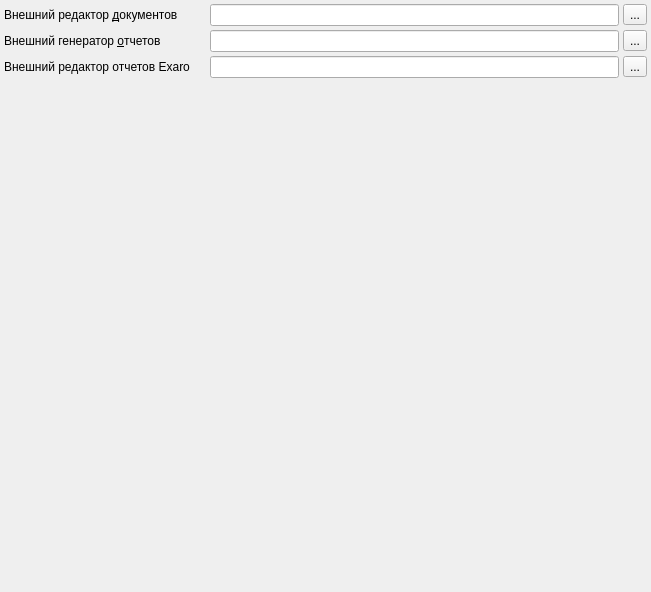
<?xml version="1.0" encoding="UTF-8"?>
<ui version="4.0">
 <class>reportPage</class>
 <widget class="QWidget" name="reportPage">
  <property name="geometry">
   <rect>
    <x>0</x>
    <y>0</y>
    <width>651</width>
    <height>592</height>
   </rect>
  </property>
  <property name="windowTitle">
   <string>Отчёты</string>
  </property>
  <layout class="QGridLayout" name="gridLayout">
   <property name="margin">
    <number>4</number>
   </property>
   <property name="spacing">
    <number>4</number>
   </property>
   <item row="3" column="0">
    <spacer name="verticalSpacer">
     <property name="orientation">
      <enum>Qt::Vertical</enum>
     </property>
     <property name="sizeHint" stdset="0">
      <size>
       <width>20</width>
       <height>1</height>
      </size>
     </property>
    </spacer>
   </item>
   <item row="2" column="0">
    <widget class="QLabel" name="lblExaroPath">
     <property name="text">
      <string>Внешний редактор отчетов Exaro</string>
     </property>
     <property name="buddy">
      <cstring>edtExaroEditor</cstring>
     </property>
    </widget>
   </item>
   <item row="2" column="1" colspan="2">
    <widget class="QLineEdit" name="edtExaroEditor"/>
   </item>
   <item row="0" column="3">
    <widget class="QToolButton" name="btnSelectDocumentEditor">
     <property name="text">
      <string>...</string>
     </property>
    </widget>
   </item>
   <item row="1" column="1" colspan="2">
    <widget class="QLineEdit" name="edtExtGenRep"/>
   </item>
   <item row="2" column="3">
    <widget class="QToolButton" name="btnSelectExaroEditor">
     <property name="text">
      <string>...</string>
     </property>
    </widget>
   </item>
   <item row="0" column="0">
    <widget class="QLabel" name="lblDocumentEditor">
     <property name="text">
      <string>Внешний редактор &amp;документов</string>
     </property>
     <property name="buddy">
      <cstring>edtDocumentEditor</cstring>
     </property>
    </widget>
   </item>
   <item row="0" column="1" colspan="2">
    <widget class="QLineEdit" name="edtDocumentEditor"/>
   </item>
   <item row="1" column="3">
    <widget class="QToolButton" name="btnSelectExtGenRep">
     <property name="text">
      <string>...</string>
     </property>
    </widget>
   </item>
   <item row="1" column="0">
    <widget class="QLabel" name="lblExtGenRep">
     <property name="text">
      <string>Внешний генератор &amp;отчетов</string>
     </property>
     <property name="buddy">
      <cstring>edtExtGenRep</cstring>
     </property>
    </widget>
   </item>
  </layout>
 </widget>
 <tabstops>
  <tabstop>edtDocumentEditor</tabstop>
  <tabstop>btnSelectDocumentEditor</tabstop>
  <tabstop>edtExtGenRep</tabstop>
  <tabstop>btnSelectExtGenRep</tabstop>
  <tabstop>edtExaroEditor</tabstop>
  <tabstop>btnSelectExaroEditor</tabstop>
 </tabstops>
 <resources/>
 <connections/>
</ui>
